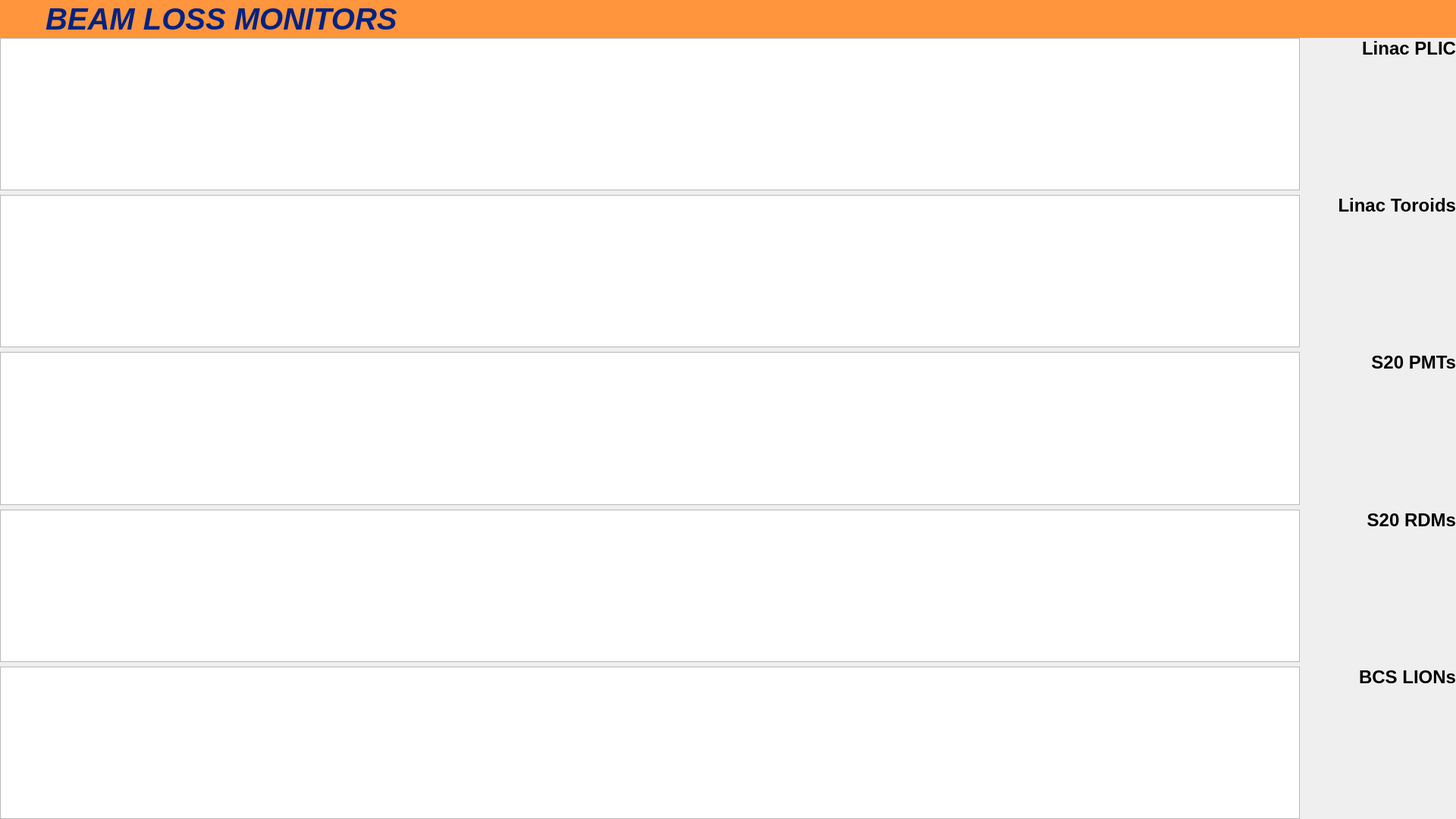
<?xml version="1.0" encoding="UTF-8"?>
<ui version="4.0">
 <class>Form</class>
 <widget class="QWidget" name="Form">
  <property name="geometry">
   <rect>
    <x>0</x>
    <y>0</y>
    <width>1920</width>
    <height>1080</height>
   </rect>
  </property>
  <property name="windowTitle">
   <string>FACET-II CUD: Transport (LM)</string>
  </property>
  <widget class="QWidget" name="banner" native="true">
   <property name="geometry">
    <rect>
     <x>0</x>
     <y>0</y>
     <width>1920</width>
     <height>50</height>
    </rect>
   </property>
   <property name="styleSheet">
    <string notr="true">background-color: rgb(255,149,60);
color: rgb(0, 34, 130);</string>
   </property>
   <widget class="PyDMDrawingImage" name="F2_icon">
    <property name="geometry">
     <rect>
      <x>10</x>
      <y>5</y>
      <width>40</width>
      <height>40</height>
     </rect>
    </property>
    <property name="toolTip">
     <string/>
    </property>
    <property name="filename" stdset="0">
     <string>/home/fphysics/zack/workspace/resources/F2_icon.png</string>
    </property>
   </widget>
   <widget class="QLabel" name="title">
    <property name="geometry">
     <rect>
      <x>60</x>
      <y>0</y>
      <width>1000</width>
      <height>50</height>
     </rect>
    </property>
    <property name="font">
     <font>
      <pointsize>30</pointsize>
      <weight>75</weight>
      <italic>true</italic>
      <bold>true</bold>
     </font>
    </property>
    <property name="text">
     <string>BEAM LOSS MONITORS</string>
    </property>
   </widget>
  </widget>
  <widget class="QWidget" name="body" native="true">
   <property name="geometry">
    <rect>
     <x>0</x>
     <y>50</y>
     <width>1920</width>
     <height>1030</height>
    </rect>
   </property>
   <property name="styleSheet">
    <string notr="true">background-color: rgb(0, 0, 10);
color: rgb(255, 255, 255);

PyDMLabel {
  border-radius: 5px;
}
PyDMLabel[alarmSensitiveBorder=&quot;true&quot;][alarmSeverity=&quot;0&quot;] {
  background-color: rgb(0,255,0);
  color: rgb(0,0,0);
}

PyDMLabel[alarmSensitiveBorder=&quot;true&quot;][alarmSeverity=&quot;1&quot;] {
  background-color: rgb(255,255,0);
  color: rgb(0,0,0);
}

PyDMLabel[alarmSensitiveBorder=&quot;true&quot;][alarmSeverity=&quot;2&quot;] {
  background-color: rgb(255,0,0);
  color: rgb(255,255,255);
}

PyDMLabel[alarmSensitiveBorder=&quot;true&quot;][alarmSeverity=&quot;3&quot;] {
  background-color: rgb(192,0,255);
  color: rgb(255,255,0);
}

PyDMLabel[alarmSensitiveBorder=&quot;true&quot;][alarmSeverity=&quot;4&quot;] {
  color: rgb(218,218,218);
  background-color: rgb(25,25,25);
}</string>
   </property>
   <layout class="QGridLayout" name="gridLayout" rowstretch="1,1,1,1,1,0">
    <item row="1" column="0">
     <widget class="PyDMTimePlot" name="PyDMTimePlot">
      <property name="toolTip">
       <string/>
      </property>
      <property name="showXGrid">
       <bool>true</bool>
      </property>
      <property name="showYGrid">
       <bool>true</bool>
      </property>
      <property name="yAxes">
       <stringlist>
        <string>{&quot;name&quot;: &quot;Axis 1&quot;, &quot;orientation&quot;: &quot;right&quot;, &quot;label&quot;: &quot;Q [pC]&quot;, &quot;minRange&quot;: -100.0, &quot;maxRange&quot;: 3100.0, &quot;autoRange&quot;: true, &quot;logMode&quot;: false}</string>
       </stringlist>
      </property>
      <property name="curves">
       <stringlist>
        <string>{&quot;channel&quot;: &quot;TORO:IN10:431:TMIT_PC&quot;, &quot;plot_style&quot;: null, &quot;name&quot;: &quot;TORO:IN10:431:TMIT_PC&quot;, &quot;color&quot;: &quot;#8dd3c7&quot;, &quot;lineStyle&quot;: 1, &quot;lineWidth&quot;: 2, &quot;symbol&quot;: null, &quot;symbolSize&quot;: 10, &quot;yAxisName&quot;: &quot;Axis 1&quot;, &quot;barWidth&quot;: null, &quot;upperThreshold&quot;: null, &quot;lowerThreshold&quot;: null, &quot;thresholdColor&quot;: &quot;white&quot;}</string>
        <string>{&quot;channel&quot;: &quot;TORO:IN10:591:TMIT_PC&quot;, &quot;plot_style&quot;: null, &quot;name&quot;: &quot;TORO:IN10:591:TMIT_PC&quot;, &quot;color&quot;: &quot;#ffffb3&quot;, &quot;lineStyle&quot;: 1, &quot;lineWidth&quot;: 2, &quot;symbol&quot;: null, &quot;symbolSize&quot;: 10, &quot;yAxisName&quot;: &quot;Axis 1&quot;, &quot;barWidth&quot;: null, &quot;upperThreshold&quot;: null, &quot;lowerThreshold&quot;: null, &quot;thresholdColor&quot;: &quot;white&quot;}</string>
        <string>{&quot;channel&quot;: &quot;TORO:IN10:791:TMIT_PC&quot;, &quot;plot_style&quot;: null, &quot;name&quot;: &quot;TORO:IN10:791:TMIT_PC&quot;, &quot;color&quot;: &quot;#bebada&quot;, &quot;lineStyle&quot;: 1, &quot;lineWidth&quot;: 2, &quot;symbol&quot;: null, &quot;symbolSize&quot;: 10, &quot;yAxisName&quot;: &quot;Axis 1&quot;, &quot;barWidth&quot;: null, &quot;upperThreshold&quot;: null, &quot;lowerThreshold&quot;: null, &quot;thresholdColor&quot;: &quot;white&quot;}</string>
        <string>{&quot;channel&quot;: &quot;TORO:LI11:360:TMIT_PC&quot;, &quot;plot_style&quot;: null, &quot;name&quot;: &quot;TORO:LI11:360:TMIT_PC&quot;, &quot;color&quot;: &quot;#fb8072&quot;, &quot;lineStyle&quot;: 1, &quot;lineWidth&quot;: 2, &quot;symbol&quot;: null, &quot;symbolSize&quot;: 10, &quot;yAxisName&quot;: &quot;Axis 1&quot;, &quot;barWidth&quot;: null, &quot;upperThreshold&quot;: null, &quot;lowerThreshold&quot;: null, &quot;thresholdColor&quot;: &quot;white&quot;}</string>
        <string>{&quot;channel&quot;: &quot;TORO:LI14:890:TMIT_PC&quot;, &quot;plot_style&quot;: null, &quot;name&quot;: &quot;TORO:LI14:890:TMIT_PC&quot;, &quot;color&quot;: &quot;#80b1d3&quot;, &quot;lineStyle&quot;: 1, &quot;lineWidth&quot;: 2, &quot;symbol&quot;: null, &quot;symbolSize&quot;: 10, &quot;yAxisName&quot;: &quot;Axis 1&quot;, &quot;barWidth&quot;: null, &quot;upperThreshold&quot;: null, &quot;lowerThreshold&quot;: null, &quot;thresholdColor&quot;: &quot;white&quot;}</string>
        <string>{&quot;channel&quot;: &quot;TORO:LI20:1988:TMIT_PC&quot;, &quot;plot_style&quot;: null, &quot;name&quot;: &quot;TORO:LI20:1988:TMIT_PC&quot;, &quot;color&quot;: &quot;#fdb462&quot;, &quot;lineStyle&quot;: 1, &quot;lineWidth&quot;: 2, &quot;symbol&quot;: null, &quot;symbolSize&quot;: 10, &quot;yAxisName&quot;: &quot;Axis 1&quot;, &quot;barWidth&quot;: null, &quot;upperThreshold&quot;: null, &quot;lowerThreshold&quot;: null, &quot;thresholdColor&quot;: &quot;white&quot;}</string>
        <string>{&quot;channel&quot;: &quot;TORO:LI20:2040:TMIT_PC&quot;, &quot;plot_style&quot;: null, &quot;name&quot;: &quot;TORO:LI20:2040:TMIT_PC&quot;, &quot;color&quot;: &quot;#b3de69&quot;, &quot;lineStyle&quot;: 1, &quot;lineWidth&quot;: 2, &quot;symbol&quot;: null, &quot;symbolSize&quot;: 10, &quot;yAxisName&quot;: &quot;Axis 1&quot;, &quot;barWidth&quot;: null, &quot;upperThreshold&quot;: null, &quot;lowerThreshold&quot;: null, &quot;thresholdColor&quot;: &quot;white&quot;}</string>
        <string>{&quot;channel&quot;: &quot;TORO:LI20:2452:TMIT_PC&quot;, &quot;plot_style&quot;: null, &quot;name&quot;: &quot;TORO:LI20:2452:TMIT_PC&quot;, &quot;color&quot;: &quot;#fccde5&quot;, &quot;lineStyle&quot;: 1, &quot;lineWidth&quot;: 2, &quot;symbol&quot;: null, &quot;symbolSize&quot;: 10, &quot;yAxisName&quot;: &quot;Axis 1&quot;, &quot;barWidth&quot;: null, &quot;upperThreshold&quot;: null, &quot;lowerThreshold&quot;: null, &quot;thresholdColor&quot;: &quot;white&quot;}</string>
        <string>{&quot;channel&quot;: &quot;TORO:LI20:3163:TMIT_PC&quot;, &quot;plot_style&quot;: null, &quot;name&quot;: &quot;TORO:LI20:3163:TMIT_PC&quot;, &quot;color&quot;: &quot;#bc80bd&quot;, &quot;lineStyle&quot;: 1, &quot;lineWidth&quot;: 2, &quot;symbol&quot;: null, &quot;symbolSize&quot;: 10, &quot;yAxisName&quot;: &quot;Axis 1&quot;, &quot;barWidth&quot;: null, &quot;upperThreshold&quot;: null, &quot;lowerThreshold&quot;: null, &quot;thresholdColor&quot;: &quot;white&quot;}</string>
        <string>{&quot;channel&quot;: &quot;TORO:LI20:3255:TMIT_PC&quot;, &quot;plot_style&quot;: null, &quot;name&quot;: &quot;TORO:LI20:3255:TMIT_PC&quot;, &quot;color&quot;: &quot;#ccebc5&quot;, &quot;lineStyle&quot;: 1, &quot;lineWidth&quot;: 2, &quot;symbol&quot;: null, &quot;symbolSize&quot;: 10, &quot;yAxisName&quot;: &quot;Axis 1&quot;, &quot;barWidth&quot;: null, &quot;upperThreshold&quot;: null, &quot;lowerThreshold&quot;: null, &quot;thresholdColor&quot;: &quot;white&quot;}</string>
       </stringlist>
      </property>
      <property name="updateMode" stdset="0">
       <enum>PyDMTimePlot::AtFixedRate</enum>
      </property>
      <property name="timeSpan">
       <double>600.000000000000000</double>
      </property>
      <property name="autoRangeY">
       <bool>false</bool>
      </property>
      <property name="minYRange">
       <double>-100.000000000000000</double>
      </property>
      <property name="maxYRange">
       <double>3100.000000000000000</double>
      </property>
     </widget>
    </item>
    <item row="0" column="1">
     <widget class="QLabel" name="label_5">
      <property name="minimumSize">
       <size>
        <width>200</width>
        <height>0</height>
       </size>
      </property>
      <property name="font">
       <font>
        <pointsize>18</pointsize>
        <weight>75</weight>
        <bold>true</bold>
       </font>
      </property>
      <property name="text">
       <string>Linac PLIC</string>
      </property>
      <property name="alignment">
       <set>Qt::AlignRight|Qt::AlignTop|Qt::AlignTrailing</set>
      </property>
     </widget>
    </item>
    <item row="3" column="0">
     <widget class="PyDMTimePlot" name="plot_RDM">
      <property name="minimumSize">
       <size>
        <width>450</width>
        <height>0</height>
       </size>
      </property>
      <property name="toolTip">
       <string/>
      </property>
      <property name="showXGrid">
       <bool>true</bool>
      </property>
      <property name="showYGrid">
       <bool>true</bool>
      </property>
      <property name="yAxes">
       <stringlist>
        <string>{&quot;name&quot;: &quot;Axis 1&quot;, &quot;orientation&quot;: &quot;right&quot;, &quot;label&quot;: &quot;Dose Rate (mrem/h)&quot;, &quot;minRange&quot;: 0.0, &quot;maxRange&quot;: 150000.0, &quot;autoRange&quot;: true, &quot;logMode&quot;: false}</string>
       </stringlist>
      </property>
      <property name="showLegend">
       <bool>true</bool>
      </property>
      <property name="curves">
       <stringlist>
        <string>{&quot;channel&quot;: &quot;RADM:LI20:1:CH01:MEAS&quot;, &quot;plot_style&quot;: null, &quot;name&quot;: &quot;US RDM&quot;, &quot;color&quot;: &quot;#fbd462&quot;, &quot;lineStyle&quot;: 1, &quot;lineWidth&quot;: 2, &quot;symbol&quot;: null, &quot;symbolSize&quot;: 10, &quot;yAxisName&quot;: &quot;Axis 1&quot;, &quot;barWidth&quot;: null, &quot;upperThreshold&quot;: null, &quot;lowerThreshold&quot;: null, &quot;thresholdColor&quot;: &quot;white&quot;}</string>
        <string>{&quot;channel&quot;: &quot;RADM:LI20:2:CH01:MEAS&quot;, &quot;plot_style&quot;: null, &quot;name&quot;: &quot;DS RDM&quot;, &quot;color&quot;: &quot;#b3de69&quot;, &quot;lineStyle&quot;: 1, &quot;lineWidth&quot;: 2, &quot;symbol&quot;: null, &quot;symbolSize&quot;: 10, &quot;yAxisName&quot;: &quot;Axis 1&quot;, &quot;barWidth&quot;: null, &quot;upperThreshold&quot;: null, &quot;lowerThreshold&quot;: null, &quot;thresholdColor&quot;: &quot;white&quot;}</string>
       </stringlist>
      </property>
      <property name="timeSpan">
       <double>600.000000000000000</double>
      </property>
      <property name="autoRangeY">
       <bool>false</bool>
      </property>
      <property name="maxYRange">
       <double>150000.000000000000000</double>
      </property>
     </widget>
    </item>
    <item row="0" column="0">
     <widget class="PyDMWaveformPlot" name="PyDMWaveformPlot">
      <property name="toolTip">
       <string/>
      </property>
      <property name="showXGrid">
       <bool>true</bool>
      </property>
      <property name="yAxes">
       <stringlist>
        <string>{&quot;name&quot;: &quot;Axis 1&quot;, &quot;orientation&quot;: &quot;right&quot;, &quot;label&quot;: &quot;Cts&quot;, &quot;minRange&quot;: -0.216, &quot;maxRange&quot;: 3.2159999999999997, &quot;autoRange&quot;: true, &quot;logMode&quot;: false}</string>
       </stringlist>
      </property>
      <property name="curves">
       <stringlist>
        <string>{&quot;y_channel&quot;: &quot;SCOP:IN10:FC02:WF_CH0_TRACE&quot;, &quot;x_channel&quot;: null, &quot;plot_style&quot;: null, &quot;name&quot;: &quot;&quot;, &quot;color&quot;: &quot;#d4feff&quot;, &quot;lineStyle&quot;: 1, &quot;lineWidth&quot;: 2, &quot;symbol&quot;: null, &quot;symbolSize&quot;: 10, &quot;yAxisName&quot;: &quot;Axis 1&quot;, &quot;barWidth&quot;: null, &quot;upperThreshold&quot;: null, &quot;lowerThreshold&quot;: null, &quot;thresholdColor&quot;: &quot;white&quot;, &quot;redraw_mode&quot;: 2}</string>
       </stringlist>
      </property>
      <property name="autoRangeY">
       <bool>false</bool>
      </property>
      <property name="minYRange">
       <double>-0.150000000000000</double>
      </property>
      <property name="maxYRange">
       <double>3.150000000000000</double>
      </property>
     </widget>
    </item>
    <item row="3" column="1">
     <widget class="QLabel" name="label_8">
      <property name="minimumSize">
       <size>
        <width>200</width>
        <height>0</height>
       </size>
      </property>
      <property name="font">
       <font>
        <pointsize>18</pointsize>
        <weight>75</weight>
        <bold>true</bold>
       </font>
      </property>
      <property name="text">
       <string>S20 RDMs</string>
      </property>
      <property name="alignment">
       <set>Qt::AlignRight|Qt::AlignTop|Qt::AlignTrailing</set>
      </property>
     </widget>
    </item>
    <item row="2" column="1">
     <widget class="QLabel" name="label_7">
      <property name="minimumSize">
       <size>
        <width>200</width>
        <height>0</height>
       </size>
      </property>
      <property name="font">
       <font>
        <pointsize>18</pointsize>
        <weight>75</weight>
        <bold>true</bold>
       </font>
      </property>
      <property name="text">
       <string>S20 PMTs</string>
      </property>
      <property name="alignment">
       <set>Qt::AlignRight|Qt::AlignTop|Qt::AlignTrailing</set>
      </property>
     </widget>
    </item>
    <item row="2" column="0">
     <widget class="PyDMTimePlot" name="plot_PMT">
      <property name="minimumSize">
       <size>
        <width>450</width>
        <height>0</height>
       </size>
      </property>
      <property name="toolTip">
       <string/>
      </property>
      <property name="showXGrid">
       <bool>true</bool>
      </property>
      <property name="showYGrid">
       <bool>true</bool>
      </property>
      <property name="yAxes">
       <stringlist>
        <string>{&quot;name&quot;: &quot;Axis 1&quot;, &quot;orientation&quot;: &quot;right&quot;, &quot;label&quot;: &quot;Counts&quot;, &quot;minRange&quot;: 0.0, &quot;maxRange&quot;: 19500.0, &quot;autoRange&quot;: true, &quot;logMode&quot;: false}</string>
       </stringlist>
      </property>
      <property name="showLegend">
       <bool>true</bool>
      </property>
      <property name="curves">
       <stringlist>
        <string>{&quot;channel&quot;: &quot;PMT:LI20:3060:QDCRAW&quot;, &quot;plot_style&quot;: null, &quot;name&quot;: &quot;PMT3060&quot;, &quot;color&quot;: &quot;#8dd3c7&quot;, &quot;lineStyle&quot;: 1, &quot;lineWidth&quot;: 2, &quot;symbol&quot;: null, &quot;symbolSize&quot;: 10, &quot;yAxisName&quot;: &quot;Axis 1&quot;, &quot;barWidth&quot;: null, &quot;upperThreshold&quot;: null, &quot;lowerThreshold&quot;: null, &quot;thresholdColor&quot;: &quot;white&quot;}</string>
        <string>{&quot;channel&quot;: &quot;PMT:LI20:3070:QDCRAW&quot;, &quot;plot_style&quot;: null, &quot;name&quot;: &quot;PMT3070&quot;, &quot;color&quot;: &quot;#ffffb3&quot;, &quot;lineStyle&quot;: 1, &quot;lineWidth&quot;: 2, &quot;symbol&quot;: null, &quot;symbolSize&quot;: 10, &quot;yAxisName&quot;: &quot;Axis 1&quot;, &quot;barWidth&quot;: null, &quot;upperThreshold&quot;: null, &quot;lowerThreshold&quot;: null, &quot;thresholdColor&quot;: &quot;white&quot;}</string>
        <string>{&quot;channel&quot;: &quot;PMT:LI20:3179:QDCRAW&quot;, &quot;plot_style&quot;: null, &quot;name&quot;: &quot;PMT3179&quot;, &quot;color&quot;: &quot;#bebada&quot;, &quot;lineStyle&quot;: 1, &quot;lineWidth&quot;: 2, &quot;symbol&quot;: null, &quot;symbolSize&quot;: 10, &quot;yAxisName&quot;: &quot;Axis 1&quot;, &quot;barWidth&quot;: null, &quot;upperThreshold&quot;: null, &quot;lowerThreshold&quot;: null, &quot;thresholdColor&quot;: &quot;white&quot;}</string>
        <string>{&quot;channel&quot;: &quot;PMT:LI20:3350:QDCRAW&quot;, &quot;plot_style&quot;: null, &quot;name&quot;: &quot;PMT3350&quot;, &quot;color&quot;: &quot;#fb8072&quot;, &quot;lineStyle&quot;: 1, &quot;lineWidth&quot;: 2, &quot;symbol&quot;: null, &quot;symbolSize&quot;: 10, &quot;yAxisName&quot;: &quot;Axis 1&quot;, &quot;barWidth&quot;: null, &quot;upperThreshold&quot;: null, &quot;lowerThreshold&quot;: null, &quot;thresholdColor&quot;: &quot;white&quot;}</string>
        <string>{&quot;channel&quot;: &quot;PMT:LI20:3360:QDCRAW&quot;, &quot;plot_style&quot;: null, &quot;name&quot;: &quot;PMT3360&quot;, &quot;color&quot;: &quot;#80b1d3&quot;, &quot;lineStyle&quot;: 1, &quot;lineWidth&quot;: 2, &quot;symbol&quot;: null, &quot;symbolSize&quot;: 10, &quot;yAxisName&quot;: &quot;Axis 1&quot;, &quot;barWidth&quot;: null, &quot;upperThreshold&quot;: null, &quot;lowerThreshold&quot;: null, &quot;thresholdColor&quot;: &quot;white&quot;}</string>
       </stringlist>
      </property>
      <property name="timeSpan">
       <double>600.000000000000000</double>
      </property>
      <property name="autoRangeY">
       <bool>false</bool>
      </property>
      <property name="maxYRange">
       <double>19500.000000000000000</double>
      </property>
     </widget>
    </item>
    <item row="1" column="1">
     <widget class="QLabel" name="label_6">
      <property name="minimumSize">
       <size>
        <width>200</width>
        <height>0</height>
       </size>
      </property>
      <property name="font">
       <font>
        <pointsize>18</pointsize>
        <weight>75</weight>
        <bold>true</bold>
       </font>
      </property>
      <property name="text">
       <string>Linac Toroids</string>
      </property>
      <property name="alignment">
       <set>Qt::AlignRight|Qt::AlignTop|Qt::AlignTrailing</set>
      </property>
     </widget>
    </item>
    <item row="4" column="0">
     <widget class="PyDMTimePlot" name="PyDMTimePlot_2">
      <property name="toolTip">
       <string/>
      </property>
      <property name="showXGrid">
       <bool>true</bool>
      </property>
      <property name="showYGrid">
       <bool>true</bool>
      </property>
      <property name="axisColor">
       <color>
        <red>236</red>
        <green>236</green>
        <blue>236</blue>
       </color>
      </property>
      <property name="yAxes">
       <stringlist>
        <string>{&quot;name&quot;: &quot;Axis 1&quot;, &quot;orientation&quot;: &quot;right&quot;, &quot;label&quot;: &quot;ION CHAMBER SIGNAL (V)&quot;, &quot;minRange&quot;: 0.0, &quot;maxRange&quot;: 2.55, &quot;autoRange&quot;: true, &quot;logMode&quot;: false}</string>
       </stringlist>
      </property>
      <property name="showLegend">
       <bool>true</bool>
      </property>
      <property name="curves">
       <stringlist>
        <string>{&quot;channel&quot;: &quot;LION:LI19:900:VACT&quot;, &quot;plot_style&quot;: null, &quot;name&quot;: &quot;LI19 LION 1N&quot;, &quot;color&quot;: &quot;#8dd3c7&quot;, &quot;lineStyle&quot;: 1, &quot;lineWidth&quot;: 2, &quot;symbol&quot;: null, &quot;symbolSize&quot;: 10, &quot;yAxisName&quot;: &quot;Axis 1&quot;, &quot;barWidth&quot;: null, &quot;upperThreshold&quot;: null, &quot;lowerThreshold&quot;: null, &quot;thresholdColor&quot;: &quot;white&quot;}</string>
        <string>{&quot;channel&quot;: &quot;LION:LI19:901:VACT&quot;, &quot;plot_style&quot;: null, &quot;name&quot;: &quot;LI19 LION 1S&quot;, &quot;color&quot;: &quot;#ffffb3&quot;, &quot;lineStyle&quot;: 1, &quot;lineWidth&quot;: 2, &quot;symbol&quot;: null, &quot;symbolSize&quot;: 10, &quot;yAxisName&quot;: &quot;Axis 1&quot;, &quot;barWidth&quot;: null, &quot;upperThreshold&quot;: null, &quot;lowerThreshold&quot;: null, &quot;thresholdColor&quot;: &quot;white&quot;}</string>
        <string>{&quot;channel&quot;: &quot;LION:LI19:1500:VACT&quot;, &quot;plot_style&quot;: null, &quot;name&quot;: &quot;LI19 LION 2N&quot;, &quot;color&quot;: &quot;#bebada&quot;, &quot;lineStyle&quot;: 1, &quot;lineWidth&quot;: 2, &quot;symbol&quot;: null, &quot;symbolSize&quot;: 10, &quot;yAxisName&quot;: &quot;Axis 1&quot;, &quot;barWidth&quot;: null, &quot;upperThreshold&quot;: null, &quot;lowerThreshold&quot;: null, &quot;thresholdColor&quot;: &quot;white&quot;}</string>
        <string>{&quot;channel&quot;: &quot;LION:LI19:1501:VACT&quot;, &quot;plot_style&quot;: null, &quot;name&quot;: &quot;LI19 LION 2S&quot;, &quot;color&quot;: &quot;#fb8072&quot;, &quot;lineStyle&quot;: 1, &quot;lineWidth&quot;: 2, &quot;symbol&quot;: null, &quot;symbolSize&quot;: 10, &quot;yAxisName&quot;: &quot;Axis 1&quot;, &quot;barWidth&quot;: null, &quot;upperThreshold&quot;: null, &quot;lowerThreshold&quot;: null, &quot;thresholdColor&quot;: &quot;white&quot;}</string>
        <string>{&quot;channel&quot;: &quot;LION:EP01:150:VACT&quot;, &quot;plot_style&quot;: null, &quot;name&quot;: &quot;SCAVEXT LION 1N&quot;, &quot;color&quot;: &quot;#80b1d3&quot;, &quot;lineStyle&quot;: 1, &quot;lineWidth&quot;: 2, &quot;symbol&quot;: null, &quot;symbolSize&quot;: 10, &quot;yAxisName&quot;: &quot;Axis 1&quot;, &quot;barWidth&quot;: null, &quot;upperThreshold&quot;: null, &quot;lowerThreshold&quot;: null, &quot;thresholdColor&quot;: &quot;white&quot;}</string>
        <string>{&quot;channel&quot;: &quot;LION:EP01:151:VACT&quot;, &quot;plot_style&quot;: null, &quot;name&quot;: &quot;SCAVEXT LION 1S&quot;, &quot;color&quot;: &quot;#fbd462&quot;, &quot;lineStyle&quot;: 1, &quot;lineWidth&quot;: 2, &quot;symbol&quot;: null, &quot;symbolSize&quot;: 10, &quot;yAxisName&quot;: &quot;Axis 1&quot;, &quot;barWidth&quot;: null, &quot;upperThreshold&quot;: null, &quot;lowerThreshold&quot;: null, &quot;thresholdColor&quot;: &quot;white&quot;}</string>
        <string>{&quot;channel&quot;: &quot;LION:LI20:3120:VACT&quot;, &quot;plot_style&quot;: null, &quot;name&quot;: &quot;LI19 LION 3N&quot;, &quot;color&quot;: &quot;#b3de69&quot;, &quot;lineStyle&quot;: 1, &quot;lineWidth&quot;: 2, &quot;symbol&quot;: null, &quot;symbolSize&quot;: 10, &quot;yAxisName&quot;: &quot;Axis 1&quot;, &quot;barWidth&quot;: null, &quot;upperThreshold&quot;: null, &quot;lowerThreshold&quot;: null, &quot;thresholdColor&quot;: &quot;white&quot;}</string>
        <string>{&quot;channel&quot;: &quot;LION:LI20:3121:VACT&quot;, &quot;plot_style&quot;: null, &quot;name&quot;: &quot;LI19 LION 3S&quot;, &quot;color&quot;: &quot;#fccd93&quot;, &quot;lineStyle&quot;: 1, &quot;lineWidth&quot;: 2, &quot;symbol&quot;: null, &quot;symbolSize&quot;: 10, &quot;yAxisName&quot;: &quot;Axis 1&quot;, &quot;barWidth&quot;: null, &quot;upperThreshold&quot;: null, &quot;lowerThreshold&quot;: null, &quot;thresholdColor&quot;: &quot;white&quot;}</string>
        <string>{&quot;channel&quot;: &quot;PICS:LI20:3485:VACT&quot;, &quot;plot_style&quot;: null, &quot;name&quot;: &quot;LI19 FDMP IC1&quot;, &quot;color&quot;: &quot;#bc80bd&quot;, &quot;lineStyle&quot;: 1, &quot;lineWidth&quot;: 2, &quot;symbol&quot;: null, &quot;symbolSize&quot;: 10, &quot;yAxisName&quot;: &quot;Axis 1&quot;, &quot;barWidth&quot;: null, &quot;upperThreshold&quot;: null, &quot;lowerThreshold&quot;: null, &quot;thresholdColor&quot;: &quot;white&quot;}</string>
        <string>{&quot;channel&quot;: &quot;PICS:LI20:3486:VACT&quot;, &quot;plot_style&quot;: null, &quot;name&quot;: &quot;LI19 FDMP IC2&quot;, &quot;color&quot;: &quot;#ccebc5&quot;, &quot;lineStyle&quot;: 1, &quot;lineWidth&quot;: 2, &quot;symbol&quot;: null, &quot;symbolSize&quot;: 10, &quot;yAxisName&quot;: &quot;Axis 1&quot;, &quot;barWidth&quot;: null, &quot;upperThreshold&quot;: null, &quot;lowerThreshold&quot;: null, &quot;thresholdColor&quot;: &quot;white&quot;}</string>
       </stringlist>
      </property>
      <property name="updateMode" stdset="0">
       <enum>PyDMTimePlot::AtFixedRate</enum>
      </property>
      <property name="timeSpan">
       <double>600.000000000000000</double>
      </property>
      <property name="autoRangeY">
       <bool>false</bool>
      </property>
      <property name="maxYRange">
       <double>2.550000000000000</double>
      </property>
     </widget>
    </item>
    <item row="4" column="1">
     <widget class="QLabel" name="label_9">
      <property name="minimumSize">
       <size>
        <width>200</width>
        <height>0</height>
       </size>
      </property>
      <property name="font">
       <font>
        <pointsize>18</pointsize>
        <weight>75</weight>
        <bold>true</bold>
       </font>
      </property>
      <property name="text">
       <string>BCS LIONs</string>
      </property>
      <property name="alignment">
       <set>Qt::AlignRight|Qt::AlignTop|Qt::AlignTrailing</set>
      </property>
     </widget>
    </item>
   </layout>
  </widget>
 </widget>
 <customwidgets>
  <customwidget>
   <class>PyDMTimePlot</class>
   <extends>QGraphicsView</extends>
   <header>pydm.widgets.timeplot</header>
  </customwidget>
  <customwidget>
   <class>PyDMWaveformPlot</class>
   <extends>QGraphicsView</extends>
   <header>pydm.widgets.waveformplot</header>
  </customwidget>
  <customwidget>
   <class>PyDMDrawingImage</class>
   <extends>QWidget</extends>
   <header>pydm.widgets.drawing</header>
  </customwidget>
 </customwidgets>
 <resources/>
 <connections/>
</ui>
